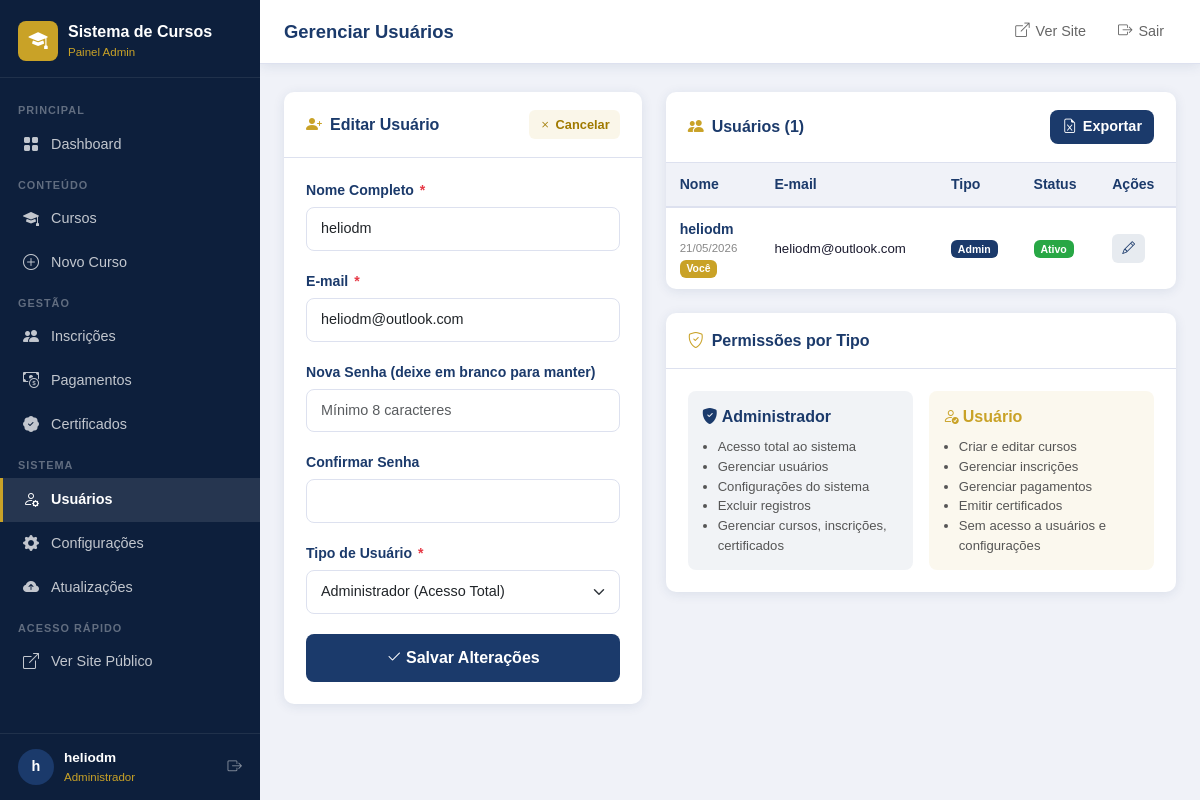
Page /admin/usuarios.php?editar=1 (signed in) on the committed database.
### tables this page shows
CREATE TABLE IF NOT EXISTS `usuarios` (
  `id` int(11) NOT NULL AUTO_INCREMENT,
  `nome` varchar(150) NOT NULL,
  `email` varchar(150) NOT NULL,
  `senha` varchar(255) NOT NULL,
  `tipo` enum('admin','usuario') NOT NULL DEFAULT 'usuario',
  `ativo` tinyint(1) NOT NULL DEFAULT 1,
  `criado_em` timestamp NOT NULL DEFAULT current_timestamp(),
  `atualizado_em` timestamp NOT NULL DEFAULT current_timestamp() ON UPDATE current_timestamp(),
  PRIMARY KEY (`id`),
  UNIQUE KEY `email` (`email`)
);

### includes/functions.php (called while the page is built, shortened)
<?php
function h(mixed $valor): string {
    return htmlspecialchars((string)($valor ?? ''), ENT_QUOTES | ENT_HTML5, 'UTF-8');
}
function formatarData(?string $data, string $formato = 'd/m/Y'): string {
    return date($formato, strtotime($data));
}

### includes/auth.php (called while the page is built, shortened)
<?php
require_once __DIR__ . '/functions.php';
function isLoggedIn(): bool {
    return !empty($_SESSION['usuario_id']) && !empty($_SESSION['usuario_tipo']);
}
function getUsuarioLogado(): ?array {
    return [
        'id'    => $_SESSION['usuario_id'],
        'nome'  => $_SESSION['usuario_nome'],
        'email' => $_SESSION['usuario_email'],
        'tipo'  => $_SESSION['usuario_tipo'],
    ];
}

### admin/usuarios.php (the view, shortened to what this page needs)
<?php ob_start();
require_once __DIR__ . '/includes/header.php';
$db    = getDB();
$editUser = null;
$editId   = (int)($_GET['editar'] ?? 0);
if ($editId > 0) {
    $s = $db->prepare("SELECT id, nome, email, tipo, ativo FROM usuarios WHERE id = ?");
    $s->execute([$editId]);
    $editUser = $s->fetch();
}
$usuarios = $db->query("SELECT id, nome, email, tipo, ativo, criado_em FROM usuarios ORDER BY tipo ASC, nome ASC")->fetchAll();
?>
<div class="row g-4">
  <div class="col-lg-5">
    <div class="admin-card">
      <div class="admin-card-header">
        <h5><i class="bi bi-person-plus-fill"></i> <?= $editUser ? 'Editar Usuário' : 'Novo Usuário' ?></h5>
        <?php if ($editUser): ?>
        <a href="<?= BASE_PATH ?>/admin/usuarios.php" class="btn-action view"><i class="bi bi-x"></i> Cancelar</a>
        <?php endif; ?>
      </div>
      <div class="admin-card-body">
        <form method="POST" novalidate>
          <div class="admin-form-group">
            <label>Nome Completo <span class="required">*</span></label>
            <input type="text" class="form-control" name="nome"
                   value="<?= h($editUser['nome'] ?? '') ?>" required maxlength="150">
          </div>
          <div class="admin-form-group">
            <label>E-mail <span class="required">*</span></label>
            <input type="email" class="form-control" name="email"
                   value="<?= h($editUser['email'] ?? '') ?>" required maxlength="150">
          </div>
          <div class="admin-form-group">
            <label>
              <?= $editUser ? 'Nova Senha (deixe em branco para manter)' : 'Senha *' ?>
            </label>
            <input type="password" class="form-control" name="senha" minlength="8"
                   placeholder="Mínimo 8 caracteres" <?= $editUser ? '' : 'required' ?>>
          </div>
          <div class="admin-form-group">
            <label>Confirmar Senha <?= $editUser ? '' : '*' ?></label>
            <input type="password" class="form-control" name="confirmar_senha" <?= $editUser ? '' : 'required' ?>>
          </div>
          <div class="admin-form-group">
            <label>Tipo de Usuário <span class="required">*</span></label>
            <select class="form-select" name="tipo">
              <option value="admin" <?= ($editUser['tipo'] ?? '') === 'admin' ? 'selected' : '' ?>>
                Administrador (Acesso Total)
              </option>
            </select>
          </div>
          <button type="submit" class="btn w-100" style="background:var(--primary);color:#fff;font-weight:700;border-radius:8px;padding:11px;">
            <i class="bi bi-check2 me-1"></i><?= $editUser ? 'Salvar Alterações' : 'Criar Usuário' ?>
          </button>
        </form>
      </div>
    </div>
  </div>
  <div class="col-lg-7">
    <div class="admin-card">
      <div class="admin-card-header">
        <h5><i class="bi bi-people-fill"></i> Usuários (<?= count($usuarios) ?>)</h5>
        <a href="<?= BASE_PATH ?>/api/exportar.php?tipo=usuarios" class="topbar-btn btn-primary-sm">
          <i class="bi bi-file-earmark-excel"></i> Exportar
        </a>
      </div>
      <div style="overflow-x:auto;">
        <table class="admin-table">
          <thead>
            <tr>
              <th>Nome</th>
              <th>E-mail</th>
              <th>Tipo</th>
              <th>Status</th>
              <th>Ações</th>
            </tr>
          </thead>
          <tbody>
            <?php foreach ($usuarios as $u): ?>
            <tr>
              <td>
                <div style="font-weight:700;font-size:.88rem;color:var(--primary);"><?= h($u['nome']) ?></div>
                <div style="font-size:.72rem;color:#888;"><?= formatarData($u['criado_em'], 'd/m/Y') ?></div>
                <?php if ($u['id'] === (int)$usuario['id']): ?>
                <span class="badge" style="background:var(--secondary);font-size:.65rem;">Você</span>
                <?php endif; ?>
              </td>
              <td style="font-size:.83rem;"><?= h($u['email']) ?></td>
              <td>
                <span class="badge <?= $u['tipo'] === 'admin' ? 'badge-admin' : 'badge-usuario' ?>">
                  <?= $u['tipo'] === 'admin' ? 'Admin' : 'Usuário' ?>
                </span>
              </td>
              <td>
                <span class="badge <?= $u['ativo'] ? 'badge-ativo' : 'badge-inativo' ?>">
                  <?= $u['ativo'] ? 'Ativo' : 'Inativo' ?>
                </span>
              </td>
              <td>
                <div class="actions">
                  <a href="<?= BASE_PATH ?>/admin/usuarios.php?editar=<?= $u['id'] ?>" class="btn-action edit">
                    <i class="bi bi-pencil"></i>
                  </a>
                </div>
              </td>
            </tr>
            <?php endforeach; ?>
          </tbody>
        </table>
      </div>
    </div>
    <div class="admin-card mt-3">
      <div class="admin-card-header"><h5><i class="bi bi-shield-check"></i> Permissões por Tipo</h5></div>
      <div class="admin-card-body">
        <div class="row g-3">
          <div class="col-md-6">
            <div style="background:rgba(27,58,107,.06);border-radius:8px;padding:14px;">
              <div class="fw-bold mb-2" style="color:var(--primary);"><i class="bi bi-shield-fill-check me-1"></i>Administrador</div>
              <ul style="font-size:.82rem;color:#555;padding-left:16px;margin:0;">
                <li>Acesso total ao sistema</li>
                <li>Gerenciar usuários</li>
                <li>Configurações do sistema</li>
                <li>Excluir registros</li>
                <li>Gerenciar cursos, inscrições, certificados</li>
              </ul>
            </div>
          </div>
          <div class="col-md-6">
            <div style="background:rgba(201,162,39,.08);border-radius:8px;padding:14px;">
              <div class="fw-bold mb-2" style="color:var(--secondary);"><i class="bi bi-person-check me-1"></i>Usuário</div>
              <ul style="font-size:.82rem;color:#555;padding-left:16px;margin:0;">
                <li>Criar e editar cursos</li>
                <li>Gerenciar inscrições</li>
                <li>Gerenciar pagamentos</li>
                <li>Emitir certificados</li>
                <li>Sem acesso a usuários e configurações</li>
              </ul>
            </div>
          </div>
        </div>
      </div>
    </div>
  </div>
</div>
<?php require_once __DIR__ . '/includes/footer.php'; ?>

### assets/css/admin.css (style rules this page uses)
:root { --primary: #1B3A6B; --secondary: #C9A227; --accent: #E63946; --text: #1A1A2E; --bg: #FFFFFF; --footer-bg: #0D1F3C; --primary-light: #2a5298; --sidebar-bg: #0D1F3C; --sidebar-width: 260px; --topbar-height: 64px; --gray-light: #f0f2f8; --gray-mid: #dde1ef; --shadow: 0 2px 12px rgba(27,58,107,0.10); --radius: 10px; }
* { box-sizing: border-box; }
body.admin-body { font-family: Tahoma, Geneva, Verdana, sans-serif; background: var(--gray-light); color: var(--text); margin: 0; padding: 0; min-height: 100vh; display: flex; flex-direction: column; }
.topbar-btn { background: none; border: none; color: #666; font-size: .9rem; padding: 6px 12px; border-radius: 8px; cursor: pointer; transition: all .2s; text-decoration: none; display: flex; align-items: center; gap: 6px; }
.topbar-btn.btn-primary-sm { background: var(--primary); color: #fff; font-weight: 600; }
.admin-card { background: #fff; border-radius: var(--radius); box-shadow: var(--shadow); border: none; margin-bottom: 24px; }
.admin-card-header { padding: 18px 22px; border-bottom: 1px solid var(--gray-mid); display: flex; align-items: center; justify-content: space-between; flex-wrap: wrap; gap: 10px; }
.admin-card-header h5 { margin: 0; font-size: 1rem; font-weight: bold; color: var(--primary); display: flex; align-items: center; gap: 8px; }
.admin-card-header h5 i { color: var(--secondary); }
.admin-card-body { padding: 22px; }
.admin-table { width: 100%; font-size: .88rem; border-collapse: collapse; }
.admin-table th { background: var(--gray-light); color: var(--primary); font-weight: 700; padding: 11px 14px; border-bottom: 2px solid var(--gray-mid); white-space: nowrap; text-align: left; }
.admin-table td { padding: 11px 14px; border-bottom: 1px solid var(--gray-mid); vertical-align: middle; color: var(--text); }
.admin-table tr:last-child td { border-bottom: none; }
.admin-table .actions { display: flex; gap: 6px; white-space: nowrap; }
.btn-action { border: none; border-radius: 6px; padding: 5px 10px; font-size: .8rem; cursor: pointer; text-decoration: none; display: inline-flex; align-items: center; gap: 4px; font-family: Tahoma, sans-serif; transition: all .18s; font-weight: 600; }
.btn-action.edit { background: rgba(27,58,107,.1); color: var(--primary); }
.btn-action.view { background: rgba(201,162,39,.1); color: #a07a00; }
.admin-form-group { margin-bottom: 20px; }
.admin-form-group label { font-weight: 700; font-size: .88rem; color: var(--primary); margin-bottom: 6px; display: block; }
.admin-form-group label .required { color: var(--accent); margin-left: 2px; }
.admin-form-group .form-control, .admin-form-group .form-select { border: 1.5px solid var(--gray-mid); border-radius: 8px; padding: 10px 14px; font-family: Tahoma, sans-serif; font-size: .9rem; width: 100%; transition: border-color .2s, box-shadow .2s; }
.badge-admin { background: var(--primary); color: #fff; }
.badge-ativo { background: #28a745; color: #fff; }

### rows in the picture
usuarios: nome "heliodm", email "heliodm@outlook.com", tipo "Administrador (Acesso Total)", criado_em "21/05/2026", shows "Você", ativo "Ativo"

### other values in the picture
$siteName "Sistema de Cursos"
mb_substr($usuario['nome'], 0, 1) "h"
$usuario['nome'] "heliodm"
$pageTitle "Gerenciar Usuários"
count($usuarios) "1"
